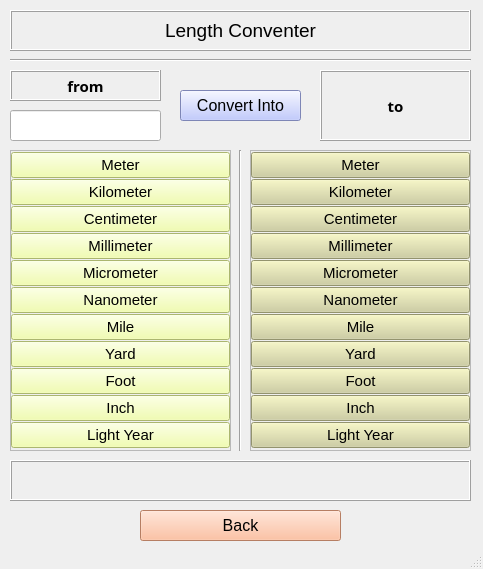
<?xml version="1.0" encoding="UTF-8"?>
<ui version="4.0">
 <class>Len_window</class>
 <widget class="QMainWindow" name="Len_window">
  <property name="geometry">
   <rect>
    <x>0</x>
    <y>0</y>
    <width>483</width>
    <height>569</height>
   </rect>
  </property>
  <property name="windowTitle">
   <string>MainWindow</string>
  </property>
  <widget class="QWidget" name="centralwidget">
   <widget class="QLabel" name="len_label">
    <property name="geometry">
     <rect>
      <x>10</x>
      <y>10</y>
      <width>461</width>
      <height>41</height>
     </rect>
    </property>
    <property name="font">
     <font>
      <pointsize>14</pointsize>
     </font>
    </property>
    <property name="frameShape">
     <enum>QFrame::Box</enum>
    </property>
    <property name="frameShadow">
     <enum>QFrame::Raised</enum>
    </property>
    <property name="text">
     <string>Length Conventer</string>
    </property>
    <property name="alignment">
     <set>Qt::AlignCenter</set>
    </property>
   </widget>
   <widget class="QLabel" name="from_label">
    <property name="geometry">
     <rect>
      <x>10</x>
      <y>70</y>
      <width>151</width>
      <height>31</height>
     </rect>
    </property>
    <property name="font">
     <font>
      <family>Microsoft Tai Le</family>
      <pointsize>11</pointsize>
      <weight>75</weight>
      <bold>true</bold>
     </font>
    </property>
    <property name="frameShape">
     <enum>QFrame::Box</enum>
    </property>
    <property name="frameShadow">
     <enum>QFrame::Raised</enum>
    </property>
    <property name="text">
     <string>from</string>
    </property>
    <property name="alignment">
     <set>Qt::AlignCenter</set>
    </property>
    <property name="wordWrap">
     <bool>true</bool>
    </property>
   </widget>
   <widget class="QLabel" name="to_label">
    <property name="geometry">
     <rect>
      <x>320</x>
      <y>70</y>
      <width>151</width>
      <height>71</height>
     </rect>
    </property>
    <property name="font">
     <font>
      <family>Microsoft Tai Le</family>
      <pointsize>11</pointsize>
      <weight>75</weight>
      <bold>true</bold>
     </font>
    </property>
    <property name="frameShape">
     <enum>QFrame::Box</enum>
    </property>
    <property name="frameShadow">
     <enum>QFrame::Raised</enum>
    </property>
    <property name="text">
     <string>to</string>
    </property>
    <property name="alignment">
     <set>Qt::AlignCenter</set>
    </property>
    <property name="wordWrap">
     <bool>true</bool>
    </property>
   </widget>
   <widget class="QPushButton" name="convert_button">
    <property name="geometry">
     <rect>
      <x>180</x>
      <y>90</y>
      <width>121</width>
      <height>31</height>
     </rect>
    </property>
    <property name="font">
     <font>
      <pointsize>12</pointsize>
     </font>
    </property>
    <property name="styleSheet">
     <string notr="true">background-color: rgb(176, 187, 255);</string>
    </property>
    <property name="text">
     <string>Convert Into</string>
    </property>
   </widget>
   <widget class="Line" name="line_1">
    <property name="geometry">
     <rect>
      <x>10</x>
      <y>50</y>
      <width>461</width>
      <height>21</height>
     </rect>
    </property>
    <property name="orientation">
     <enum>Qt::Horizontal</enum>
    </property>
   </widget>
   <widget class="Line" name="line_2">
    <property name="geometry">
     <rect>
      <x>230</x>
      <y>150</y>
      <width>20</width>
      <height>301</height>
     </rect>
    </property>
    <property name="orientation">
     <enum>Qt::Vertical</enum>
    </property>
   </widget>
   <widget class="QLineEdit" name="value_line">
    <property name="geometry">
     <rect>
      <x>10</x>
      <y>110</y>
      <width>151</width>
      <height>31</height>
     </rect>
    </property>
    <property name="font">
     <font>
      <pointsize>11</pointsize>
     </font>
    </property>
    <property name="alignment">
     <set>Qt::AlignCenter</set>
    </property>
   </widget>
   <widget class="QLabel" name="answer_label">
    <property name="geometry">
     <rect>
      <x>10</x>
      <y>460</y>
      <width>461</width>
      <height>41</height>
     </rect>
    </property>
    <property name="font">
     <font>
      <pointsize>11</pointsize>
     </font>
    </property>
    <property name="frameShape">
     <enum>QFrame::Box</enum>
    </property>
    <property name="frameShadow">
     <enum>QFrame::Raised</enum>
    </property>
    <property name="text">
     <string/>
    </property>
    <property name="alignment">
     <set>Qt::AlignCenter</set>
    </property>
    <property name="wordWrap">
     <bool>true</bool>
    </property>
   </widget>
   <widget class="QPushButton" name="back_button">
    <property name="geometry">
     <rect>
      <x>140</x>
      <y>510</y>
      <width>201</width>
      <height>31</height>
     </rect>
    </property>
    <property name="font">
     <font>
      <pointsize>12</pointsize>
     </font>
    </property>
    <property name="styleSheet">
     <string notr="true">background-color: rgb(255, 177, 138);</string>
    </property>
    <property name="text">
     <string>Back</string>
    </property>
   </widget>
   <widget class="QFrame" name="frame_1">
    <property name="geometry">
     <rect>
      <x>10</x>
      <y>150</y>
      <width>221</width>
      <height>301</height>
     </rect>
    </property>
    <property name="frameShape">
     <enum>QFrame::StyledPanel</enum>
    </property>
    <property name="frameShadow">
     <enum>QFrame::Raised</enum>
    </property>
    <layout class="QVBoxLayout" name="verticalLayout">
     <property name="spacing">
      <number>0</number>
     </property>
     <property name="leftMargin">
      <number>0</number>
     </property>
     <property name="topMargin">
      <number>0</number>
     </property>
     <property name="rightMargin">
      <number>0</number>
     </property>
     <property name="bottomMargin">
      <number>0</number>
     </property>
     <item>
      <widget class="QPushButton" name="meter_button">
       <property name="font">
        <font>
         <pointsize>11</pointsize>
        </font>
       </property>
       <property name="styleSheet">
        <string notr="true">background-color: rgb(239, 255, 155);</string>
       </property>
       <property name="text">
        <string>Meter</string>
       </property>
      </widget>
     </item>
     <item>
      <widget class="QPushButton" name="km_button">
       <property name="font">
        <font>
         <pointsize>11</pointsize>
        </font>
       </property>
       <property name="styleSheet">
        <string notr="true">background-color: rgb(239, 255, 155);</string>
       </property>
       <property name="text">
        <string>Kilometer</string>
       </property>
      </widget>
     </item>
     <item>
      <widget class="QPushButton" name="cm_button">
       <property name="font">
        <font>
         <pointsize>11</pointsize>
        </font>
       </property>
       <property name="styleSheet">
        <string notr="true">background-color: rgb(239, 255, 155);</string>
       </property>
       <property name="text">
        <string>Centimeter</string>
       </property>
      </widget>
     </item>
     <item>
      <widget class="QPushButton" name="mili_button">
       <property name="font">
        <font>
         <pointsize>11</pointsize>
        </font>
       </property>
       <property name="styleSheet">
        <string notr="true">background-color: rgb(239, 255, 155);</string>
       </property>
       <property name="text">
        <string>Millimeter</string>
       </property>
      </widget>
     </item>
     <item>
      <widget class="QPushButton" name="micro_button">
       <property name="font">
        <font>
         <pointsize>11</pointsize>
        </font>
       </property>
       <property name="styleSheet">
        <string notr="true">background-color: rgb(239, 255, 155);</string>
       </property>
       <property name="text">
        <string>Micrometer</string>
       </property>
      </widget>
     </item>
     <item>
      <widget class="QPushButton" name="nano_button">
       <property name="font">
        <font>
         <pointsize>11</pointsize>
        </font>
       </property>
       <property name="styleSheet">
        <string notr="true">background-color: rgb(239, 255, 155);</string>
       </property>
       <property name="text">
        <string>Nanometer</string>
       </property>
      </widget>
     </item>
     <item>
      <widget class="QPushButton" name="mile_button">
       <property name="font">
        <font>
         <pointsize>11</pointsize>
        </font>
       </property>
       <property name="styleSheet">
        <string notr="true">background-color: rgb(239, 255, 155);</string>
       </property>
       <property name="text">
        <string>Mile</string>
       </property>
      </widget>
     </item>
     <item>
      <widget class="QPushButton" name="yard_button">
       <property name="font">
        <font>
         <pointsize>11</pointsize>
        </font>
       </property>
       <property name="styleSheet">
        <string notr="true">background-color: rgb(239, 255, 155);</string>
       </property>
       <property name="text">
        <string>Yard</string>
       </property>
      </widget>
     </item>
     <item>
      <widget class="QPushButton" name="foot_button">
       <property name="font">
        <font>
         <pointsize>11</pointsize>
        </font>
       </property>
       <property name="styleSheet">
        <string notr="true">background-color: rgb(239, 255, 155);</string>
       </property>
       <property name="text">
        <string>Foot</string>
       </property>
      </widget>
     </item>
     <item>
      <widget class="QPushButton" name="inch_button">
       <property name="font">
        <font>
         <pointsize>11</pointsize>
        </font>
       </property>
       <property name="styleSheet">
        <string notr="true">background-color: rgb(239, 255, 155);</string>
       </property>
       <property name="text">
        <string>Inch</string>
       </property>
      </widget>
     </item>
     <item>
      <widget class="QPushButton" name="light_button">
       <property name="font">
        <font>
         <pointsize>11</pointsize>
        </font>
       </property>
       <property name="styleSheet">
        <string notr="true">background-color: rgb(239, 255, 155);</string>
       </property>
       <property name="text">
        <string>Light Year</string>
       </property>
      </widget>
     </item>
    </layout>
   </widget>
   <widget class="QFrame" name="frame_2">
    <property name="geometry">
     <rect>
      <x>250</x>
      <y>150</y>
      <width>221</width>
      <height>301</height>
     </rect>
    </property>
    <property name="frameShape">
     <enum>QFrame::StyledPanel</enum>
    </property>
    <property name="frameShadow">
     <enum>QFrame::Raised</enum>
    </property>
    <layout class="QVBoxLayout" name="verticalLayout_3">
     <property name="spacing">
      <number>0</number>
     </property>
     <property name="leftMargin">
      <number>0</number>
     </property>
     <property name="topMargin">
      <number>0</number>
     </property>
     <property name="rightMargin">
      <number>0</number>
     </property>
     <property name="bottomMargin">
      <number>0</number>
     </property>
     <item>
      <widget class="QPushButton" name="meter_button_3">
       <property name="font">
        <font>
         <pointsize>11</pointsize>
        </font>
       </property>
       <property name="styleSheet">
        <string notr="true">background-color: rgb(206, 206, 154);</string>
       </property>
       <property name="text">
        <string>Meter</string>
       </property>
      </widget>
     </item>
     <item>
      <widget class="QPushButton" name="km_button_3">
       <property name="font">
        <font>
         <pointsize>11</pointsize>
        </font>
       </property>
       <property name="styleSheet">
        <string notr="true">background-color: rgb(206, 206, 154);</string>
       </property>
       <property name="text">
        <string>Kilometer</string>
       </property>
      </widget>
     </item>
     <item>
      <widget class="QPushButton" name="cm_button_3">
       <property name="font">
        <font>
         <pointsize>11</pointsize>
        </font>
       </property>
       <property name="styleSheet">
        <string notr="true">background-color: rgb(206, 206, 154);</string>
       </property>
       <property name="text">
        <string>Centimeter</string>
       </property>
      </widget>
     </item>
     <item>
      <widget class="QPushButton" name="mili_button_3">
       <property name="font">
        <font>
         <pointsize>11</pointsize>
        </font>
       </property>
       <property name="styleSheet">
        <string notr="true">background-color: rgb(206, 206, 154);</string>
       </property>
       <property name="text">
        <string>Millimeter</string>
       </property>
      </widget>
     </item>
     <item>
      <widget class="QPushButton" name="micro_button_3">
       <property name="font">
        <font>
         <pointsize>11</pointsize>
        </font>
       </property>
       <property name="styleSheet">
        <string notr="true">background-color: rgb(206, 206, 154);</string>
       </property>
       <property name="text">
        <string>Micrometer</string>
       </property>
      </widget>
     </item>
     <item>
      <widget class="QPushButton" name="nano_button_3">
       <property name="font">
        <font>
         <pointsize>11</pointsize>
        </font>
       </property>
       <property name="styleSheet">
        <string notr="true">background-color: rgb(206, 206, 154);</string>
       </property>
       <property name="text">
        <string>Nanometer</string>
       </property>
      </widget>
     </item>
     <item>
      <widget class="QPushButton" name="mile_button_3">
       <property name="font">
        <font>
         <pointsize>11</pointsize>
        </font>
       </property>
       <property name="styleSheet">
        <string notr="true">background-color: rgb(206, 206, 154);</string>
       </property>
       <property name="text">
        <string>Mile</string>
       </property>
      </widget>
     </item>
     <item>
      <widget class="QPushButton" name="yard_button_3">
       <property name="font">
        <font>
         <pointsize>11</pointsize>
        </font>
       </property>
       <property name="styleSheet">
        <string notr="true">background-color: rgb(206, 206, 154);</string>
       </property>
       <property name="text">
        <string>Yard</string>
       </property>
      </widget>
     </item>
     <item>
      <widget class="QPushButton" name="foot_button_3">
       <property name="font">
        <font>
         <pointsize>11</pointsize>
        </font>
       </property>
       <property name="styleSheet">
        <string notr="true">background-color: rgb(206, 206, 154);</string>
       </property>
       <property name="text">
        <string>Foot</string>
       </property>
      </widget>
     </item>
     <item>
      <widget class="QPushButton" name="inch_button_3">
       <property name="font">
        <font>
         <pointsize>11</pointsize>
        </font>
       </property>
       <property name="styleSheet">
        <string notr="true">background-color: rgb(206, 206, 154);</string>
       </property>
       <property name="text">
        <string>Inch</string>
       </property>
      </widget>
     </item>
     <item>
      <widget class="QPushButton" name="light_button_3">
       <property name="font">
        <font>
         <pointsize>11</pointsize>
        </font>
       </property>
       <property name="styleSheet">
        <string notr="true">background-color: rgb(206, 206, 154);</string>
       </property>
       <property name="text">
        <string>Light Year</string>
       </property>
      </widget>
     </item>
    </layout>
   </widget>
  </widget>
  <widget class="QStatusBar" name="statusbar"/>
 </widget>
 <resources/>
 <connections/>
</ui>
